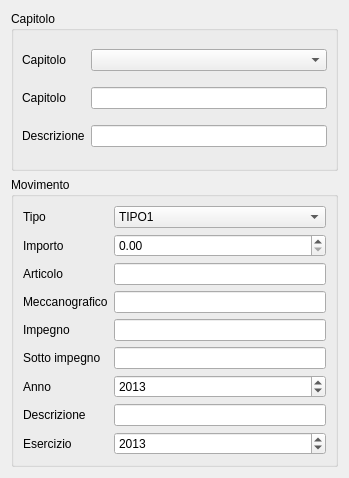
<?xml version="1.0" encoding="UTF-8"?>
<ui version="4.0">
 <class>Dialog</class>
 <widget class="QDialog" name="Dialog">
  <property name="geometry">
   <rect>
    <x>0</x>
    <y>0</y>
    <width>349</width>
    <height>478</height>
   </rect>
  </property>
  <property name="windowTitle">
   <string>Movimento</string>
  </property>
  <layout class="QVBoxLayout" name="verticalLayout">
   <item>
    <widget class="QGroupBox" name="groupBox_2">
     <property name="title">
      <string>Capitolo</string>
     </property>
     <layout class="QGridLayout" name="gridLayout_2">
      <property name="margin">
       <number>8</number>
      </property>
      <item row="0" column="0">
       <widget class="QLabel" name="label">
        <property name="text">
         <string>Capitolo</string>
        </property>
       </widget>
      </item>
      <item row="0" column="1">
       <widget class="com.axiastudio.pypapi.ui.widgets.PyPaPiComboBox" name="comboBox">
        <property name="column" stdset="0">
         <string>capitolo</string>
        </property>
       </widget>
      </item>
      <item row="1" column="0">
       <widget class="QLabel" name="label_5">
        <property name="text">
         <string>Capitolo</string>
        </property>
       </widget>
      </item>
      <item row="1" column="1">
       <widget class="QLineEdit" name="lineEdit_3"/>
      </item>
      <item row="2" column="0">
       <widget class="QLabel" name="label_6">
        <property name="text">
         <string>Descrizione</string>
        </property>
       </widget>
      </item>
      <item row="2" column="1">
       <widget class="QLineEdit" name="lineEdit_4"/>
      </item>
     </layout>
    </widget>
   </item>
   <item>
    <widget class="QGroupBox" name="groupBox">
     <property name="title">
      <string>Movimento</string>
     </property>
     <layout class="QGridLayout" name="gridLayout">
      <item row="0" column="0">
       <widget class="QLabel" name="label_7">
        <property name="text">
         <string>Tipo</string>
        </property>
       </widget>
      </item>
      <item row="0" column="1">
       <widget class="QComboBox" name="comboBox_2">
        <property name="column" stdset="0">
         <string>tipoMovimento</string>
        </property>
        <item>
         <property name="text">
          <string>TIPO1</string>
         </property>
        </item>
        <item>
         <property name="text">
          <string>TIPO2</string>
         </property>
        </item>
       </widget>
      </item>
      <item row="1" column="0">
       <widget class="QLabel" name="label_4">
        <property name="text">
         <string>Importo</string>
        </property>
       </widget>
      </item>
      <item row="1" column="1">
       <widget class="QDoubleSpinBox" name="doubleSpinBox">
        <property name="column" stdset="0">
         <string>importo</string>
        </property>
       </widget>
      </item>
      <item row="2" column="0">
       <widget class="QLabel" name="label_2">
        <property name="text">
         <string>Articolo</string>
        </property>
       </widget>
      </item>
      <item row="2" column="1">
       <widget class="QLineEdit" name="lineEdit">
        <property name="column" stdset="0">
         <string>articolo</string>
        </property>
       </widget>
      </item>
      <item row="3" column="0">
       <widget class="QLabel" name="label_3">
        <property name="text">
         <string>Meccanografico</string>
        </property>
       </widget>
      </item>
      <item row="3" column="1">
       <widget class="QLineEdit" name="lineEdit_2">
        <property name="column" stdset="0">
         <string>codiceMeccanografico</string>
        </property>
       </widget>
      </item>
      <item row="4" column="0">
       <widget class="QLabel" name="label_8">
        <property name="text">
         <string>Impegno</string>
        </property>
       </widget>
      </item>
      <item row="4" column="1">
       <widget class="QLineEdit" name="lineEdit_5">
        <property name="column" stdset="0">
         <string>impegno</string>
        </property>
       </widget>
      </item>
      <item row="5" column="0">
       <widget class="QLabel" name="label_9">
        <property name="text">
         <string>Sotto impegno</string>
        </property>
       </widget>
      </item>
      <item row="5" column="1">
       <widget class="QLineEdit" name="lineEdit_6">
        <property name="column" stdset="0">
         <string>sottoImpegno</string>
        </property>
       </widget>
      </item>
      <item row="6" column="0">
       <widget class="QLabel" name="label_10">
        <property name="text">
         <string>Anno</string>
        </property>
       </widget>
      </item>
      <item row="6" column="1">
       <widget class="QSpinBox" name="spinBox">
        <property name="minimum">
         <number>1900</number>
        </property>
        <property name="maximum">
         <number>2100</number>
        </property>
        <property name="value">
         <number>2013</number>
        </property>
        <property name="column" stdset="0">
         <string>annoImpegno</string>
        </property>
       </widget>
      </item>
      <item row="7" column="0">
       <widget class="QLabel" name="label_11">
        <property name="text">
         <string>Descrizione</string>
        </property>
       </widget>
      </item>
      <item row="7" column="1">
       <widget class="QLineEdit" name="lineEdit_7">
        <property name="column" stdset="0">
         <string>descrizioneImpegno</string>
        </property>
       </widget>
      </item>
      <item row="8" column="0">
       <widget class="QLabel" name="label_12">
        <property name="text">
         <string>Esercizio</string>
        </property>
       </widget>
      </item>
      <item row="8" column="1">
       <widget class="QSpinBox" name="spinBox_2">
        <property name="minimum">
         <number>1900</number>
        </property>
        <property name="maximum">
         <number>2100</number>
        </property>
        <property name="value">
         <number>2013</number>
        </property>
        <property name="column" stdset="0">
         <string>annoEsercizio</string>
        </property>
       </widget>
      </item>
     </layout>
    </widget>
   </item>
  </layout>
 </widget>
 <customwidgets>
  <customwidget>
   <class>com.axiastudio.pypapi.ui.widgets.PyPaPiComboBox</class>
   <extends>QComboBox</extends>
   <header>pypapicombobox.h</header>
  </customwidget>
 </customwidgets>
 <resources/>
 <connections/>
</ui>
